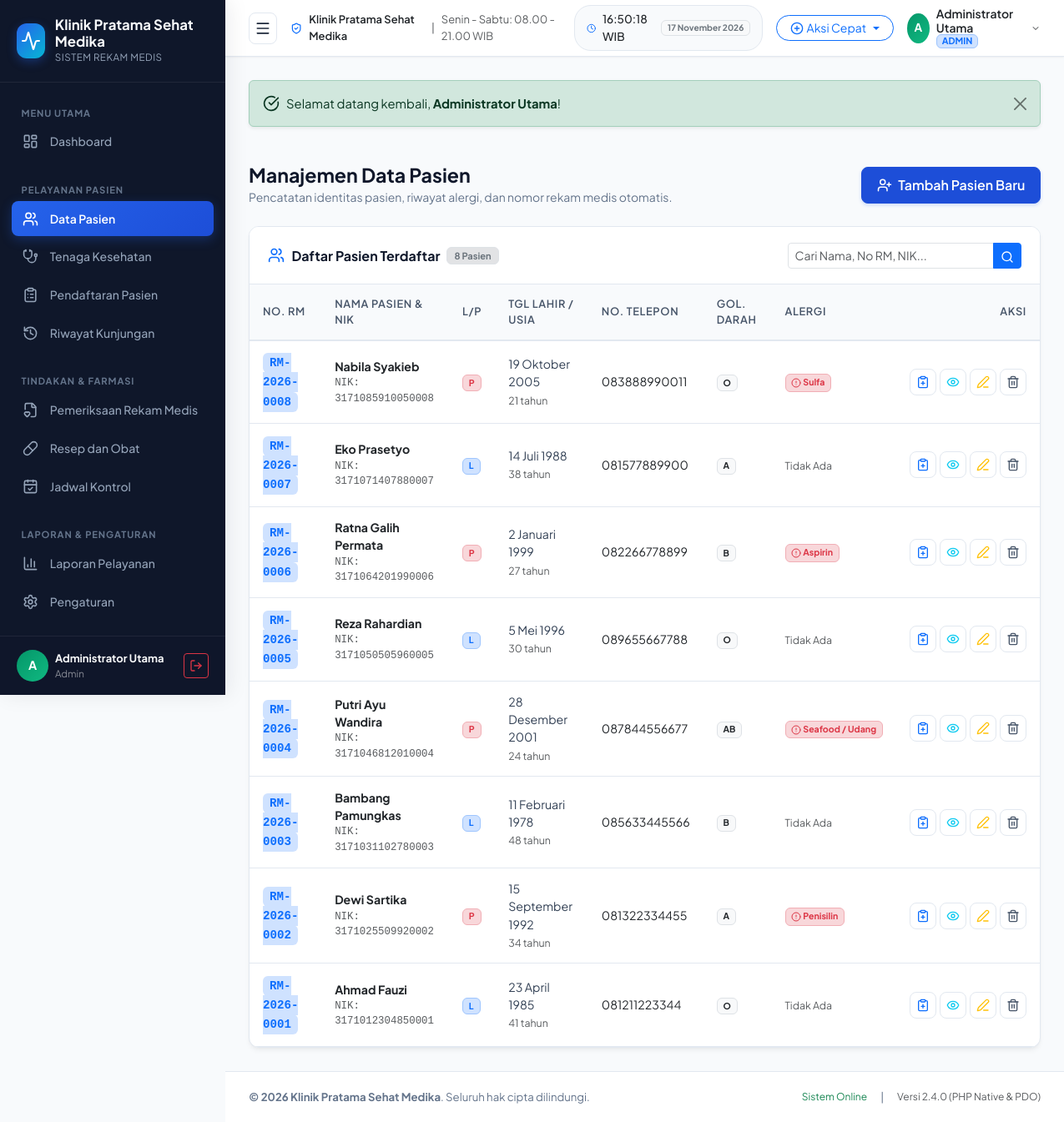
The app's page /pages/pasien.php (signed in) with its own data.
### tables this page shows
CREATE TABLE `pengaturan_klinik` (
  `id` INT PRIMARY KEY,
  `nama_klinik` VARCHAR(150) NOT NULL,
  `slogan` VARCHAR(255) DEFAULT 'Melayani dengan Sepenuh Hati dan Profesional',
  `alamat_klinik` TEXT NOT NULL,
  `no_telepon` VARCHAR(30) NOT NULL,
  `email_klinik` VARCHAR(100) NOT NULL,
  `website` VARCHAR(100) DEFAULT 'www.klinikmedika.com',
  `pimpinan_klinik` VARCHAR(100) NOT NULL,
  `jam_operasional` VARCHAR(150) DEFAULT 'Senin - Sabtu: 08.00 - 21.00 WIB',
  `logo` VARCHAR(255) DEFAULT 'logo-klinik.png'
);

CREATE TABLE `users` (
  `id` INT AUTO_INCREMENT PRIMARY KEY,
  `username` VARCHAR(50) NOT NULL UNIQUE,
  `password` VARCHAR(255) NOT NULL,
  `nama_lengkap` VARCHAR(100) NOT NULL,
  `role` ENUM('admin', 'dokter', 'petugas') NOT NULL DEFAULT 'admin',
  `email` VARCHAR(100) DEFAULT NULL,
  `foto` VARCHAR(255) DEFAULT 'default-avatar.png',
  `created_at` DATETIME DEFAULT CURRENT_TIMESTAMP,
  `updated_at` DATETIME DEFAULT CURRENT_TIMESTAMP ON UPDATE CURRENT_TIMESTAMP
);

CREATE TABLE `pasien` (
  `id` INT AUTO_INCREMENT PRIMARY KEY,
  `nomor_rm` VARCHAR(20) NOT NULL UNIQUE,
  `nik` VARCHAR(20) NOT NULL,
  `nama_pasien` VARCHAR(100) NOT NULL,
  `jenis_kelamin` ENUM('Laki-laki', 'Perempuan') NOT NULL,
  `tempat_lahir` VARCHAR(50) DEFAULT NULL,
  `tanggal_lahir` DATE NOT NULL,
  `alamat` TEXT NOT NULL,
  `no_telepon` VARCHAR(25) NOT NULL,
  `gol_darah` ENUM('A', 'B', 'AB', 'O', '-') DEFAULT '-',
  `alergi` VARCHAR(255) DEFAULT 'Tidak Ada',
  `created_at` DATETIME DEFAULT CURRENT_TIMESTAMP,
  `updated_at` DATETIME DEFAULT CURRENT_TIMESTAMP ON UPDATE CURRENT_TIMESTAMP
);

### config/database.php (called while the page is built, shortened)
<?php
function base_url($path = '') {
    $protocol = (!empty($_SERVER['HTTPS']) && $_SERVER['HTTPS'] !== 'off' || (isset($_SERVER['SERVER_PORT']) && $_SERVER['SERVER_PORT'] == 443)) ? "https://" : "http://";
    $host = $_SERVER['HTTP_HOST'] ?? 'localhost';
    $scriptDir = str_replace('\\', '/', dirname($_SERVER['SCRIPT_NAME']));
    $pos = strpos($scriptDir, '/rekam-medis-klinik');
    if ($pos !== false) {
        $root = substr($scriptDir, 0, $pos + strlen('/rekam-medis-klinik'));
    } else {
        $root = $scriptDir;
    }
    $root = rtrim($root, '/');
    $path = ltrim($path, '/');
    return $protocol . $host . $root . ($path ? '/' . $path : '');
}
function current_user($pdo) {
    $stmt = $pdo->prepare("SELECT id, username, nama_lengkap, role, email, foto FROM users WHERE id = ?");
    $stmt->execute([$_SESSION['user_id']]);
    return $stmt->fetch();
}
function e($string) {
    return htmlspecialchars((string)$string, ENT_QUOTES, 'UTF-8');
}
function format_date_id($dateStr, $withTime = false) {
    $timestamp = strtotime($dateStr);
    $bulan = [
        1 => 'Januari', 'Februari', 'Maret', 'April', 'Mei', 'Juni',
        'Juli', 'Agustus', 'September', 'Oktober', 'November', 'Desember'
    ];
    $d = date('j', $timestamp);
    $m = $bulan[(int)date('n', $timestamp)];
    $y = date('Y', $timestamp);
    return "{$d} {$m} {$y}";
}
function get_clinic_info($pdo) {
    static $clinic = null;
    if ($clinic === null) {
        $stmt = $pdo->query("SELECT * FROM pengaturan_klinik WHERE id = 1 LIMIT 1");
        $clinic = $stmt->fetch();
    }
    return $clinic;
}

### pages/pasien.php (the view, shortened to what this page needs)
<?php
$active_menu = 'pasien';
require_once __DIR__ . '/../includes/header.php';
$search = trim($_GET['q'] ?? '');
if ($search !== '') {
    $stmt_list = $pdo->prepare("
        SELECT * FROM pasien
        WHERE nomor_rm LIKE ? OR nama_pasien LIKE ? OR nik LIKE ? OR no_telepon LIKE ?
        ORDER BY id DESC
    ");
    $param = "%{$search}%";
    $stmt_list->execute([$param, $param, $param, $param]);
} else {
    $stmt_list = $pdo->query("SELECT * FROM pasien ORDER BY id DESC");
}
$pasien_list = $stmt_list->fetchAll();
?>
<div class="page-header">
  <div>
    <h2 class="page-title">Manajemen Data Pasien</h2>
    <p class="page-subtitle">Pencatatan identitas pasien, riwayat alergi, dan nomor rekam medis otomatis.</p>
  </div>
  <div class="d-flex align-items-center gap-2">
    <button type="button" class="btn btn-primary-custom" data-bs-toggle="modal" data-bs-target="#modalTambahPasien">
      <i data-lucide="user-plus" style="width:18px;height:18px;"></i>
      <span>Tambah Pasien Baru</span>
    </button>
  </div>
</div>
<div class="card-custom">
  <div class="card-header-custom flex-wrap gap-3">
    <div class="d-flex align-items-center gap-2">
      <h3 class="card-header-title">
        <i data-lucide="users" class="text-primary" style="width:20px;height:20px;"></i>
        <span>Daftar Pasien Terdaftar</span>
      </h3>
      <span class="badge bg-secondary-subtle text-secondary border px-2 py-1">
        <?= count($pasien_list); ?> Pasien
      </span>
    </div>
    <div class="d-flex align-items-center gap-2 ms-auto">
      <form action="" method="GET" class="d-flex align-items-center gap-2">
        <div class="input-group input-group-sm" style="width: 280px;">
          <input type="text" name="q" class="form-control" placeholder="Cari Nama, No RM, NIK..." value="<?= e($search); ?>">
          <button class="btn btn-primary" type="submit">
            <i data-lucide="search" style="width:16px;height:16px;"></i>
          </button>
        </div>
      </form>
    </div>
  </div>
  <div class="table-responsive">
    <table class="table-custom">
      <thead>
        <tr>
          <th>No. RM</th>
          <th>Nama Pasien & NIK</th>
          <th>L/P</th>
          <th>Tgl Lahir / Usia</th>
          <th>No. Telepon</th>
          <th>Gol. Darah</th>
          <th>Alergi</th>
          <th class="text-end">Aksi</th>
        </tr>
      </thead>
      <tbody>
        <?php if (!empty($pasien_list)): ?>
          <?php foreach ($pasien_list as $p): ?>
            <?php
              $birthDate = new DateTime($p['tanggal_lahir']);
              $now = new DateTime();
              $age = $now->diff($birthDate)->y;
            ?>
            <tr>
              <td>
                <span class="font-monospace fw-bold text-primary bg-primary-subtle px-2 py-1 rounded">
                  <?= e($p['nomor_rm']); ?>
                </span>
              </td>
              <td>
                <div class="fw-bold text-dark"><?= e($p['nama_pasien']); ?></div>
                <div class="small text-muted font-monospace">NIK: <?= e($p['nik']); ?></div>
              </td>
              <td>
                <?php if ($p['jenis_kelamin'] === 'Laki-laki'): ?>
                  <span class="badge bg-primary-subtle text-primary border border-primary-subtle">L</span>
                <?php else: ?>
                  <span class="badge bg-danger-subtle text-danger border border-danger-subtle">P</span>
                <?php endif; ?>
              </td>
              <td>
                <div><?= format_date_id($p['tanggal_lahir']); ?></div>
                <span class="small text-muted"><?= $age; ?> tahun</span>
              </td>
              <td>
                <a href="tel:<?= e($p['no_telepon']); ?>" class="text-decoration-none text-dark">
                  <?= e($p['no_telepon']); ?>
                </a>
              </td>
              <td>
                <span class="badge bg-light text-dark border fw-bold"><?= e($p['gol_darah']); ?></span>
              </td>
              <td>
                <?php if ($p['alergi'] !== 'Tidak Ada' && !empty($p['alergi'])): ?>
                  <span class="badge bg-danger-subtle text-danger border border-danger-subtle">
                    <i data-lucide="alert-circle" style="width:12px;height:12px;"></i> <?= e($p['alergi']); ?>
                  </span>
                <?php else: ?>
                  <span class="text-muted small">Tidak Ada</span>
                <?php endif; ?>
              </td>
              <td class="text-end">
                <div class="d-inline-flex gap-1">
                  <a href="<?= base_url('pages/pendaftaran.php?pasien_id=' . $p['id']); ?>" class="btn-action-icon text-primary" title="Daftarkan Kunjungan">
                    <i data-lucide="clipboard-plus" style="width:16px;height:16px;"></i>
                  </a>
                  <button type="button" class="btn-action-icon text-info" title="Detail Pasien" onclick='openDetailPasienModal(<?= json_encode($p); ?>)'>
                    <i data-lucide="eye" style="width:16px;height:16px;"></i>
                  </button>
                  <button type="button" class="btn-action-icon text-warning" title="Edit Data" onclick='openEditPasienModal(<?= json_encode($p); ?>)'>
                    <i data-lucide="edit-3" style="width:16px;height:16px;"></i>
                  </button>
                  <button type="button" class="btn-action-icon danger" title="Hapus Pasien" onclick="confirmDelete('<?= base_url('pages/pasien.php?action=hapus&id=' . $p['id']); ?>', 'Hapus Pasien', 'Apakah Anda yakin ingin menghapus data pasien <?= addslashes(e($p['nama_pasien'])); ?>?')">
                    <i data-lucide="trash-2" style="width:16px;height:16px;"></i>
                  </button>
                </div>
              </td>
            </tr>
          <?php endforeach; ?>
        <?php endif; ?>
      </tbody>
    </table>
  </div>
</div>
<?php require_once __DIR__ . '/../includes/footer.php'; ?>

### includes/sidebar.php (shortened to what this page needs)
<aside class="app-sidebar" id="appSidebar">
  <div class="sidebar-header">
    <div class="sidebar-brand-icon">
      <i data-lucide="activity" style="width:24px;height:24px;"></i>
    </div>
    <div class="d-flex flex-column">
      <span class="sidebar-brand-title"><?= e($clinic['nama_klinik']); ?></span>
      <span class="sidebar-brand-subtitle">Sistem Rekam Medis</span>
    </div>
  </div>
  <div class="sidebar-menu-wrapper">
    <div class="menu-heading">Menu Utama</div>
    <a href="<?= base_url('pages/dashboard.php'); ?>" class="nav-link-custom <?= ($active_menu === 'dashboard') ? 'active' : ''; ?>">
      <i data-lucide="layout-dashboard"></i>
      <span>Dashboard</span>
    </a>
    <div class="menu-heading mt-3">Pelayanan Pasien</div>
    <a href="<?= base_url('pages/pasien.php'); ?>" class="nav-link-custom <?= ($active_menu === 'pasien') ? 'active' : ''; ?>">
      <i data-lucide="users"></i>
      <span>Data Pasien</span>
    </a>
    <a href="<?= base_url('pages/tenaga-kesehatan.php'); ?>" class="nav-link-custom <?= ($active_menu === 'tenaga-kesehatan') ? 'active' : ''; ?>">
      <i data-lucide="stethoscope"></i>
      <span>Tenaga Kesehatan</span>
    </a>
    <a href="<?= base_url('pages/pendaftaran.php'); ?>" class="nav-link-custom <?= ($active_menu === 'pendaftaran') ? 'active' : ''; ?>">
      <i data-lucide="clipboard-list"></i>
      <span>Pendaftaran Pasien</span>
    </a>
    <a href="<?= base_url('pages/kunjungan.php'); ?>" class="nav-link-custom <?= ($active_menu === 'kunjungan') ? 'active' : ''; ?>">
      <i data-lucide="history"></i>
      <span>Riwayat Kunjungan</span>
    </a>
    <div class="menu-heading mt-3">Tindakan & Farmasi</div>
    <a href="<?= base_url('pages/pemeriksaan.php'); ?>" class="nav-link-custom <?= ($active_menu === 'pemeriksaan') ? 'active' : ''; ?>">
      <i data-lucide="file-heart"></i>
      <span>Pemeriksaan Rekam Medis</span>
    </a>
    <a href="<?= base_url('pages/resep-obat.php'); ?>" class="nav-link-custom <?= ($active_menu === 'resep-obat') ? 'active' : ''; ?>">
      <i data-lucide="pill"></i>
      <span>Resep dan Obat</span>
    </a>
    <a href="<?= base_url('pages/jadwal-kontrol.php'); ?>" class="nav-link-custom <?= ($active_menu === 'jadwal-kontrol') ? 'active' : ''; ?>">
      <i data-lucide="calendar-check"></i>
      <span>Jadwal Kontrol</span>
    </a>
    <div class="menu-heading mt-3">Laporan & Pengaturan</div>
    <a href="<?= base_url('pages/laporan.php'); ?>" class="nav-link-custom <?= ($active_menu === 'laporan') ? 'active' : ''; ?>">
      <i data-lucide="bar-chart-3"></i>
      <span>Laporan Pelayanan</span>
    </a>
    <a href="<?= base_url('pages/pengaturan.php'); ?>" class="nav-link-custom <?= ($active_menu === 'pengaturan') ? 'active' : ''; ?>">
      <i data-lucide="settings"></i>
      <span>Pengaturan</span>
    </a>
  </div>
  <div class="sidebar-footer">
    <div class="d-flex align-items-center justify-content-between">
      <div class="d-flex align-items-center gap-2 overflow-hidden">
        <div class="user-avatar">
          <?= strtoupper(substr($user_active['nama_lengkap'] ?? 'U', 0, 1)); ?>
        </div>
        <div class="d-flex flex-column text-truncate" style="max-width: 140px;">
          <span class="text-light small fw-bold text-truncate"><?= e($user_active['nama_lengkap'] ?? 'User'); ?></span>
          <span class="text-white-50 text-capitalize" style="font-size:0.725rem;"><?= e($user_active['role'] ?? 'Petugas'); ?></span>
        </div>
      </div>
      <a href="<?= base_url('logout.php'); ?>" class="btn btn-sm btn-outline-danger p-1 d-flex align-items-center justify-content-center" style="width:30px;height:30px;" title="Keluar / Logout">
        <i data-lucide="log-out" style="width:16px;height:16px;"></i>
      </a>
    </div>
  </div>
</aside>

### includes/navbar.php (shortened to what this page needs)
<header class="app-navbar">
  <div class="d-flex align-items-center gap-3">
    <button type="button" class="navbar-btn-toggle" id="sidebarToggleBtn" aria-label="Toggle Sidebar">
      <i data-lucide="menu" style="width:20px;height:20px;"></i>
    </button>
    <div class="d-none d-md-flex align-items-center gap-2 text-muted small">
      <i data-lucide="shield-check" class="text-primary" style="width:18px;height:18px;"></i>
      <span class="fw-semibold text-dark"><?= e($clinic['nama_klinik']); ?></span>
      <span class="text-secondary-subtle">|</span>
      <span><?= e($clinic['jam_operasional']); ?></span>
    </div>
  </div>
  <div class="d-flex align-items-center gap-3">
    <div class="time-widget d-none d-sm-flex">
      <i data-lucide="clock" class="text-primary" style="width:16px;height:16px;"></i>
      <span class="fw-medium text-dark" id="liveClock">--:--:-- WIB</span>
      <span class="badge bg-light text-secondary border ms-1"><?= format_date_id(date('Y-m-d')); ?></span>
    </div>
    <div class="dropdown d-none d-lg-block">
      <button class="btn btn-sm btn-outline-primary d-flex align-items-center gap-1 dropdown-toggle rounded-pill px-3 py-1" type="button" data-bs-toggle="dropdown" aria-expanded="false">
        <i data-lucide="plus-circle" style="width:16px;height:16px;"></i>
        <span>Aksi Cepat</span>
      </button>
    </div>
    <div class="dropdown">
      <button class="btn p-0 border-0 d-flex align-items-center gap-2" type="button" data-bs-toggle="dropdown" aria-expanded="false">
        <div class="user-avatar" style="width:36px;height:36px;font-size:0.85rem;">
          <?= strtoupper(substr($user_active['nama_lengkap'] ?? 'U', 0, 1)); ?>
        </div>
        <div class="d-none d-sm-flex flex-column text-start">
          <span class="fw-semibold text-dark small" style="line-height:1.2;"><?= e($user_active['nama_lengkap'] ?? 'User'); ?></span>
          <span class="badge bg-primary-subtle text-primary border border-primary-subtle" style="font-size:0.68rem;padding:2px 6px;width:fit-content;">
            <?= strtoupper(e($user_active['role'] ?? 'Petugas')); ?>
          </span>
        </div>
        <i data-lucide="chevron-down" class="text-muted" style="width:16px;height:16px;"></i>
      </button>
    </div>
  </div>
</header>

### includes/footer.php (shortened to what this page needs)
    </main>
    <footer class="app-footer">
      <div>
        <strong>&copy; <?= date('Y'); ?> <?= e($clinic['nama_klinik']); ?></strong>. Seluruh hak cipta dilindungi.
      </div>
      <div class="d-flex align-items-center gap-3">
        <span class="d-inline-flex align-items-center gap-1 text-success">
          <span style="font-size:0.75rem;">Sistem Online</span>
        </span>
        <span class="text-secondary-subtle">|</span>
        <span class="text-muted" style="font-size:0.75rem;">Versi 2.4.0 (PHP Native & PDO)</span>
      </div>
    </footer>
  </div>
</div>
</body>
</html>

### records on screen
pengaturan_klinik: nama_klinik "Klinik Pratama Sehat Medika", jam_operasional "Senin - Sabtu: 08.00 - 21.00 WIB"
users: nama_lengkap "A", nama_lengkap "Administrator Utama", role "Admin", role "ADMIN"
pasien: nomor_rm "RM-2026-0008", nama_pasien "Nabila Syakieb", nik "3171085910050008", jenis_kelamin "P", tanggal_lahir "19 Oktober 2005", no_telepon "083888990011", gol_darah "O", alergi "Sulfa"
pasien: nomor_rm "RM-2026-0007", nama_pasien "Eko Prasetyo", nik "3171071407880007", jenis_kelamin "L", tanggal_lahir "14 Juli 1988", no_telepon "081577889900", gol_darah "A", alergi "Tidak Ada"
pasien: nomor_rm "RM-2026-0006", nama_pasien "Ratna Galih Permata", nik "3171064201990006", jenis_kelamin "P", tanggal_lahir "2 Januari 1999", no_telepon "082266778899", gol_darah "B", alergi "Aspirin"
pasien: nomor_rm "RM-2026-0005", nama_pasien "Reza Rahardian", nik "3171050505960005", jenis_kelamin "L", tanggal_lahir "5 Mei 1996", no_telepon "089655667788", gol_darah "O", alergi "Tidak Ada"
pasien: nomor_rm "RM-2026-0004", nama_pasien "Putri Ayu Wandira", nik "3171046812010004", jenis_kelamin "P", tanggal_lahir "28 Desember 2001", no_telepon "087844556677", gol_darah "AB", alergi "Seafood / Udang"
pasien: nomor_rm "RM-2026-0003", nama_pasien "Bambang Pamungkas", nik "3171031102780003", jenis_kelamin "L", tanggal_lahir "11 Februari 1978", no_telepon "085633445566", gol_darah "B", alergi "Tidak Ada"
pasien: nomor_rm "RM-2026-0002", nama_pasien "Dewi Sartika", nik "3171025509920002", jenis_kelamin "P", tanggal_lahir "15 September 1992", no_telepon "081322334455", gol_darah "A", alergi "Penisilin"
pasien: nomor_rm "RM-2026-0001", nama_pasien "Ahmad Fauzi", nik "3171012304850001", jenis_kelamin "L", tanggal_lahir "23 April 1985", no_telepon "081211223344", gol_darah "O", alergi "Tidak Ada"

### other values on screen
$flash['message'] "Selamat datang kembali, Administrator Utama !"
count($pasien_list) "8"
